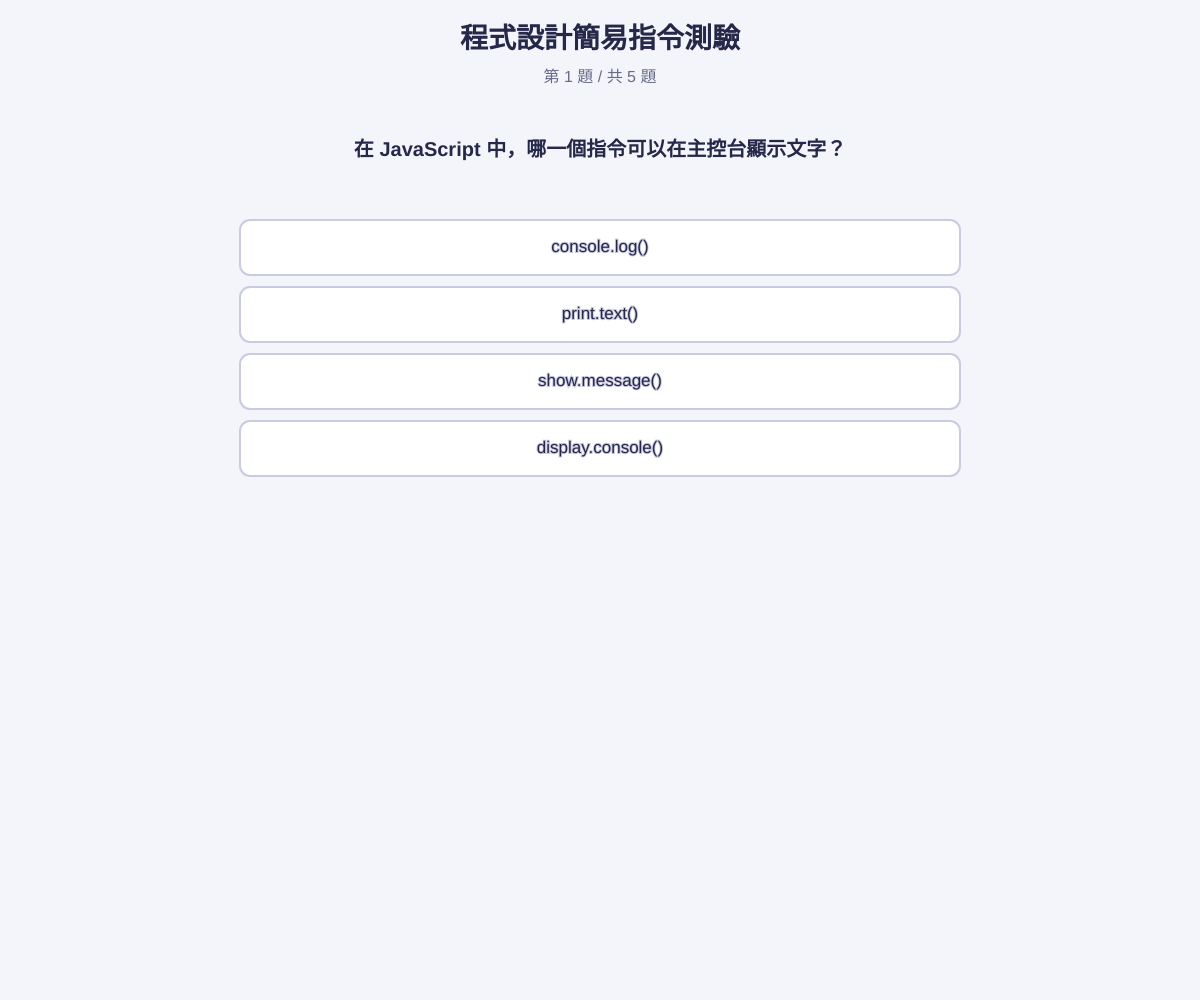
Frame 1 (no input)
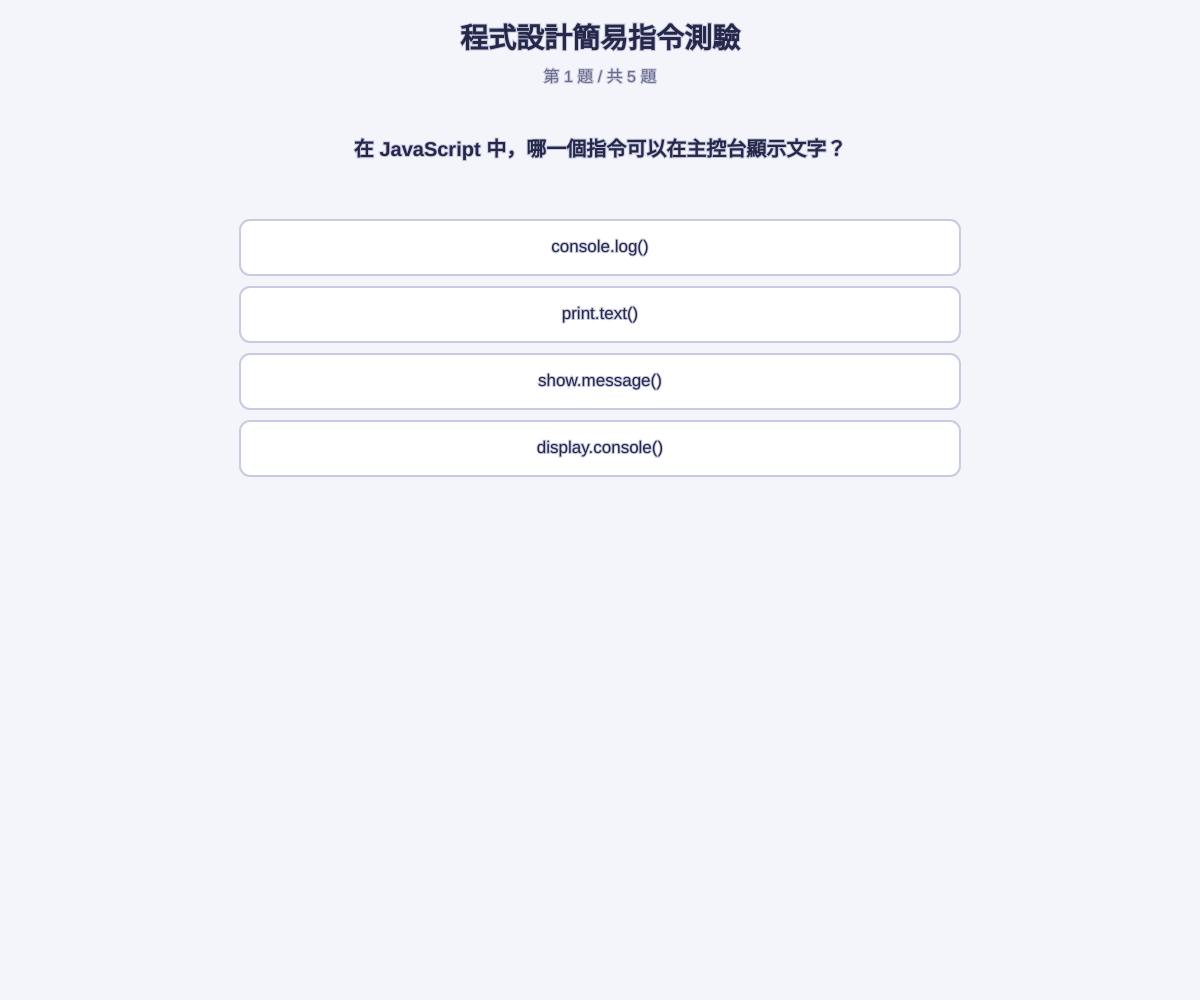
Frame 60 (no input)
Frame 120 (the mouse pressed at the canvas centre since frame 60): identical to frame 60, image omitted

The p5.js sketch that drew these frames (run headless with seeded random() and noise() and a simulated clock; from frame 60 on, the mouse is pressed at the canvas centre):

// p5.js sketch
// ── sketch.js
// 儲存所有測驗題目
const questions = [
  {
    // 設定第一題題目
    question: "在 JavaScript 中，哪一個指令可以在主控台顯示文字？",

    // 設定第一題的四個選項
    options: [
      "console.log()",
      "print.text()",
      "show.message()",
      "display.console()"
    ],

    // 設定正確答案的索引值
    answer: 0
  },

  {
    // 設定第二題題目
    question: "在 p5.js 中，哪一個函式只會在程式開始時執行一次？",

    // 設定第二題的四個選項
    options: [
      "draw()",
      "setup()",
      "start()",
      "begin()"
    ],

    // 設定正確答案的索引值
    answer: 1
  },

  {
    // 設定第三題題目
    question: "在 JavaScript 中，哪一個關鍵字可以宣告常數？",

    // 設定第三題的四個選項
    options: [
      "var",
      "let",
      "const",
      "constant"
    ],

    // 設定正確答案的索引值
    answer: 2
  },

  {
    // 設定第四題題目
    question: "在 p5.js 中，哪一個函式會持續重複執行？",

    // 設定第四題的四個選項
    options: [
      "setup()",
      "draw()",
      "loopStart()",
      "repeat()"
    ],

    // 設定正確答案的索引值
    answer: 1
  },

  {
    // 設定第五題題目
    question: "哪一個運算子可以判斷兩個值是否完全相等？",

    // 設定第五題的四個選項
    options: [
      "=",
      "+=",
      "===",
      "=>"
    ],

    // 設定正確答案的索引值
    answer: 2
  }
];

// 儲存目前題目編號
let currentQuestion = 0;

// 儲存答對題數
let correctCount = 0;

// 儲存使用者選取的選項編號
let selectedOption = -1;

// 記錄目前題目是否已作答
let hasAnswered = false;

// 記錄使用者是否答錯
let isWrong = false;

// 儲存選項的水平位置
let optionX = 0;

// 儲存選項的寬度
let optionWidth = 0;

// 設定選項高度
let optionHeight = 55;

// 設定選項之間的間距
let optionGap = 12;

// 設定第一個選項的垂直位置
let optionStartY = 220;

// 儲存下一題按鈕的水平位置
let nextX = 0;

// 儲存下一題按鈕的垂直位置
let nextY = 0;

// 設定下一題按鈕寬度
let nextWidth = 180;

// 設定下一題按鈕高度
let nextHeight = 50;

// 儲存重新開始按鈕的水平位置
let restartX = 0;

// 儲存重新開始按鈕的垂直位置
let restartY = 0;

// 設定重新開始按鈕寬度
let restartWidth = 210;

// 設定重新開始按鈕高度
let restartHeight = 50;

// p5.js 初始化函式
function setup() {
  // 建立符合瀏覽器視窗大小的畫布
  createCanvas(windowWidth, windowHeight);

  // 設定文字水平與垂直置中
  textAlign(CENTER, CENTER);

  // 設定文字字型
  textFont("Arial");

  // 設定畫面更新速度
  frameRate(60);

  // 計算所有版面位置
  updateLayout();
}

// p5.js 主要繪圖函式
function draw() {
  // 重新計算版面位置
  updateLayout();

  // 設定畫布背景顏色
  background(244, 245, 251);

  // 判斷是否完成所有題目
  if (currentQuestion >= questions.length) {
    // 顯示結果畫面
    drawResult();

    // 結束這一次繪圖
    return;
  }

  // 顯示測驗標題
  drawHeader();

  // 顯示題目
  drawQuestion();

  // 顯示所有選項
  drawOptions();

  // 判斷是否已經作答
  if (hasAnswered === true) {
    // 顯示下一題按鈕
    drawNextButton();
  }
}

// 計算畫面版面配置
function updateLayout() {
  // 設定選項最大寬度，並限制左右邊界
  optionWidth = Math.min(width - 80, 720);

  // 將選項水平置中
  optionX = width / 2 - optionWidth / 2;

  // 判斷畫面高度是否較小
  if (height < 650) {
    // 設定較小的選項高度
    optionHeight = 45;

    // 設定較小的選項間距
    optionGap = 8;

    // 將選項往上移動
    optionStartY = 185;
  } else {
    // 設定一般選項高度
    optionHeight = 55;

    // 設定一般選項間距
    optionGap = 12;

    // 設定一般選項起始位置
    optionStartY = 220;
  }

  // 將下一題按鈕水平置中
  nextX = width / 2 - nextWidth / 2;

  // 計算下一題按鈕的垂直位置
  nextY =
    optionStartY +
    4 * (optionHeight + optionGap) +
    10;
}

// 繪製標題與題數
function drawHeader() {
  // 設定標題顏色
  fill(37, 40, 73);

  // 設定標題文字大小
  textSize(28);

  // 設定標題文字粗細
  textStyle(BOLD);

  // 設定文字水平置中
  textAlign(CENTER, CENTER);

  // 顯示測驗標題
  text("程式設計簡易指令測驗", width / 2, 40);

  // 設定題數文字顏色
  fill(104, 107, 136);

  // 設定題數文字大小
  textSize(16);

  // 設定題數文字為正常粗細
  textStyle(NORMAL);

  // 顯示目前題數
  text(
    "第 " + (currentQuestion + 1) + " 題 / 共 " + questions.length + " 題",
    width / 2,
    78
  );
}

// 繪製題目
function drawQuestion() {
  // 取得目前題目資料
  let q = questions[currentQuestion];

  // 設定題目文字顏色
  fill(37, 40, 73);

  // 設定題目文字大小
  textSize(20);

  // 設定題目文字粗細
  textStyle(BOLD);

  // 設定題目文字區域寬度
  let questionWidth = Math.min(width - 80, 720);

  // 計算題目文字區域的左側位置
  let questionX = width / 2 - questionWidth / 2;

  // 設定題目文字區域的垂直位置
  let questionY = 110;

  // 將題目限制在畫布中央區域並自動換行
  text(
    q.question,
    questionX,
    questionY,
    questionWidth,
    80
  );
}

// 繪製四個選項
function drawOptions() {
  // 取得目前題目資料
  let q = questions[currentQuestion];

  // 逐一繪製四個選項
  for (let i = 0; i < q.options.length; i++) {
    // 計算目前選項的垂直位置
    let y = optionStartY + i * (optionHeight + optionGap);

    // 設定選項跳動的位移量
    let jump = 0;

    // 判斷是否讓正確選項上下跳動
    if (
      hasAnswered === true &&
      isWrong === true &&
      i === q.answer
    ) {
      // 使用正弦函式產生上下跳動效果
      jump = Math.sin(millis() * 0.01) * 8;
    }

    // 將跳動位移量加入選項位置
    y += jump;

    // 設定選項預設背景顏色
    fill(255, 255, 255);

    // 如果答對，將正確選項顯示為綠色
    if (
      hasAnswered === true &&
      isWrong === false &&
      i === selectedOption
    ) {
      // 設定答對顏色
      fill(88, 184, 137);
    }

    // 如果答錯，將正確選項設定為 #6d72c3
    if (
      hasAnswered === true &&
      isWrong === true &&
      i === q.answer
    ) {
      // 設定正確答案背景色
      fill("#6d72c3");
    }

    // 如果答錯，將使用者選錯的選項設定為紅色
    if (
      hasAnswered === true &&
      isWrong === true &&
      i === selectedOption
    ) {
      // 設定錯誤答案背景色
      fill(229, 139, 139);
    }

    // 設定選項外框顏色
    stroke(201, 203, 224);

    // 設定選項外框粗細
    strokeWeight(2);

    // 繪製選項圓角矩形
    rect(optionX, y, optionWidth, optionHeight, 10);

    // 設定選項文字顏色
    fill(37, 40, 73);

    // 設定選項文字大小
    textSize(17);

    // 設定文字為正常粗細
    textStyle(NORMAL);

    // 讓選項文字保持水平置中
    textAlign(CENTER, CENTER);

    // 顯示選項文字
    text(
      q.options[i],
      width / 2,
      y + optionHeight / 2
    );
  }
}

// 繪製下一題按鈕
function drawNextButton() {
  // 設定按鈕背景顏色
  fill(37, 40, 73);

  // 設定按鈕外框顏色
  stroke(37, 40, 73);

  // 設定按鈕外框粗細
  strokeWeight(2);

  // 繪製下一題按鈕
  rect(nextX, nextY, nextWidth, nextHeight, 10);

  // 設定按鈕文字顏色
  fill(255, 255, 255);

  // 設定按鈕文字大小
  textSize(17);

  // 設定按鈕文字粗細
  textStyle(BOLD);

  // 判斷目前是否為最後一題
  if (currentQuestion === questions.length - 1) {
    // 顯示查看結果文字
    text(
      "查看結果",
      width / 2,
      nextY + nextHeight / 2
    );
  } else {
    // 顯示下一題文字
    text(
      "下一題",
      width / 2,
      nextY + nextHeight / 2
    );
  }
}

// 繪製測驗結果
function drawResult() {
  // 設定結果標題顏色
  fill(37, 40, 73);

  // 設定結果標題大小
  textSize(34);

  // 設定結果標題粗細
  textStyle(BOLD);

  // 設定文字水平置中
  textAlign(CENTER, CENTER);

  // 顯示完成文字
  text("測驗完成！", width / 2, height / 2 - 100);

  // 設定答對題數顏色
  fill("#6d72c3");

  // 設定答對題數文字大小
  textSize(28);

  // 顯示答對題數
  text(
    "你答對了 " + correctCount + " / " + questions.length + " 題",
    width / 2,
    height / 2 - 40
  );

  // 計算重新開始按鈕的水平位置
  restartX = width / 2 - restartWidth / 2;

  // 計算重新開始按鈕的垂直位置
  restartY = height / 2 + 30;

  // 設定重新開始按鈕背景顏色
  fill(37, 40, 73);

  // 設定重新開始按鈕外框顏色
  stroke(37, 40, 73);

  // 繪製重新開始按鈕
  rect(
    restartX,
    restartY,
    restartWidth,
    restartHeight,
    10
  );

  // 設定按鈕文字顏色
  fill(255, 255, 255);

  // 設定按鈕文字大小
  textSize(17);

  // 設定按鈕文字粗細
  textStyle(BOLD);

  // 顯示重新開始文字
  text(
    "重新開始測驗",
    width / 2,
    restartY + restartHeight / 2
  );
}

// 判斷滑鼠是否在指定矩形內
function isInside(x, y, w, h) {
  // 回傳滑鼠是否位於指定範圍
  return (
    mouseX >= x &&
    mouseX <= x + w &&
    mouseY >= y &&
    mouseY <= y + h
  );
}

// 處理滑鼠點擊事件
function mousePressed() {
  // 判斷是否已完成所有題目
  if (currentQuestion >= questions.length) {
    // 判斷是否點擊重新開始按鈕
    if (
      isInside(
        restartX,
        restartY,
        restartWidth,
        restartHeight
      )
    ) {
      // 回到第一題
      currentQuestion = 0;

      // 將答對題數歸零
      correctCount = 0;

      // 清除選取的答案
      selectedOption = -1;

      // 設定尚未作答
      hasAnswered = false;

      // 清除答錯狀態
      isWrong = false;
    }

    // 結束滑鼠事件
    return;
  }

  // 取得目前題目資料
  let q = questions[currentQuestion];

  // 如果尚未作答，檢查是否點擊選項
  if (hasAnswered === false) {
    // 逐一檢查四個選項
    for (let i = 0; i < q.options.length; i++) {
      // 計算目前選項位置
      let y = optionStartY + i * (optionHeight + optionGap);

      // 判斷滑鼠是否點擊目前選項
      if (
        isInside(
          optionX,
          y,
          optionWidth,
          optionHeight
        )
      ) {
        // 記錄使用者選取的選項
        selectedOption = i;

        // 設定目前題目已作答
        hasAnswered = true;

        // 判斷使用者是否答錯
        isWrong = selectedOption !== q.answer;

        // 如果答對，將答對題數加一
        if (isWrong === false) {
          // 增加答對題數
          correctCount++;
        }

        // 結束選項檢查
        break;
      }
    }

    // 結束滑鼠事件
    return;
  }

  // 如果已經作答，判斷是否點擊下一題按鈕
  if (
    isInside(
      nextX,
      nextY,
      nextWidth,
      nextHeight
    )
  ) {
    // 移至下一題
    currentQuestion++;

    // 清除選取的選項
    selectedOption = -1;

    // 設定尚未作答
    hasAnswered = false;

    // 清除答錯狀態
    isWrong = false;
  }
}

// 當瀏覽器視窗大小改變時執行
function windowResized() {
  // 重新調整畫布大小
  resizeCanvas(windowWidth, windowHeight);

  // 重新計算畫面版面
  updateLayout();
}
